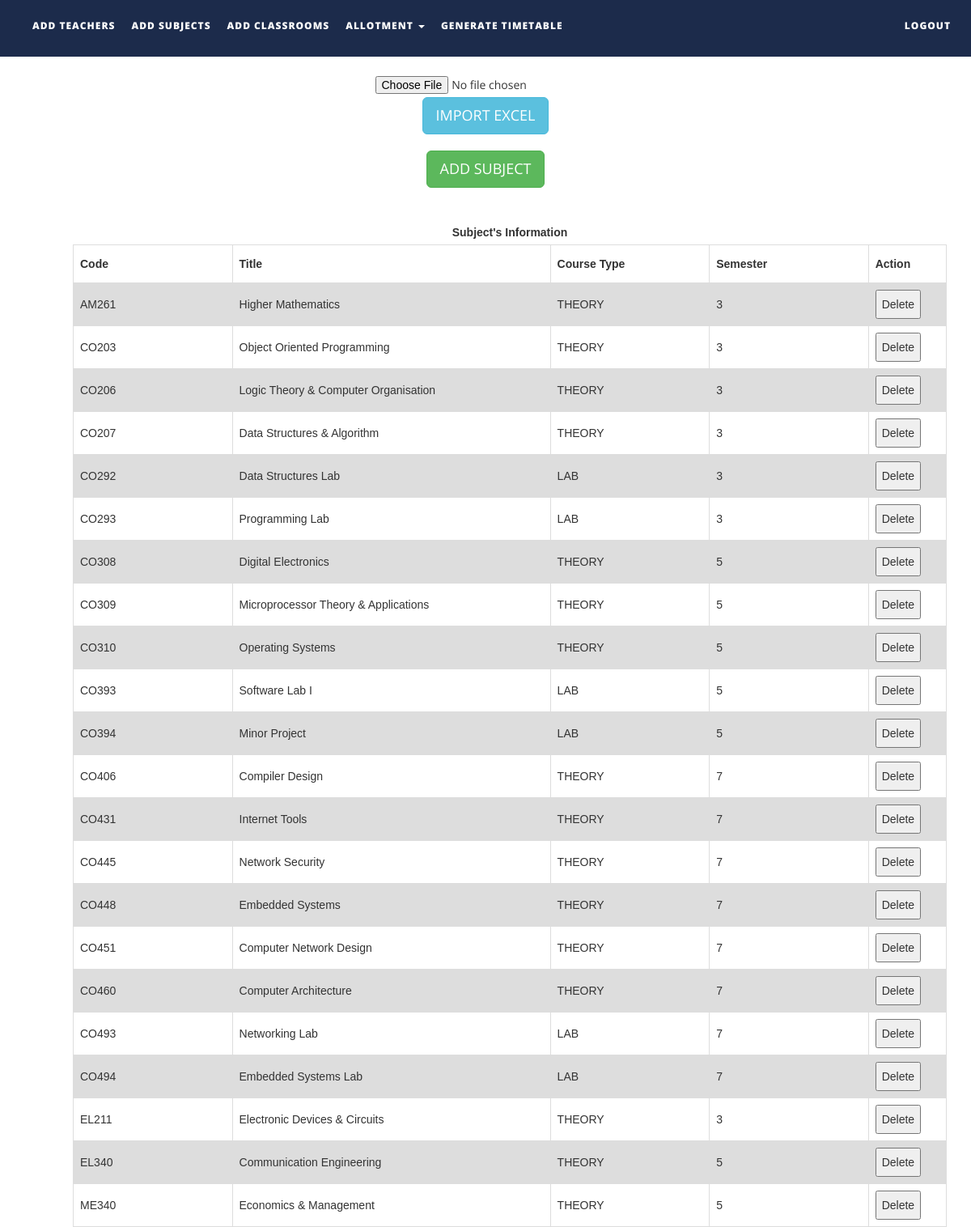
The app's page /addsubjects.php with its own data.
### tables this page shows
CREATE TABLE `subjects` (
  `subject_code` varchar(50) NOT NULL,
  `subject_name` varchar(100) NOT NULL,
  `course_type` varchar(15) NOT NULL,
  `semester` int(1) NOT NULL,
  `department` varchar(50) NOT NULL,
  `isAlloted` int(1) NOT NULL,
  `allotedto` text NOT NULL,
  `allotedto2` text NOT NULL,
  `allotedto3` text NOT NULL
);

### addsubjects.php (the view, shortened to what this page needs)
<!DOCTYPE html>
<html xmlns="http://www.w3.org/1999/xhtml">
<head>
    <link href="assets/css/bootstrap.css" rel="stylesheet"/>
    <link href="assets/css/font-awesome.min.css" rel="stylesheet"/>
    <link href="assets/css/flexslider.css" rel="stylesheet"/>
    <link href="assets/css/style.css" rel="stylesheet"/>
</head>
<body>
<div class="navbar navbar-inverse navbar-fixed-top " id="menu">
    <div class="container">
        <div class="navbar-collapse collapse move-me">
            <ul class="nav navbar-nav navbar-left">
                <li><a href="addteachers.php">ADD TEACHERS</a></li>
                <li><a href="addsubjects.php">ADD SUBJECTS</a></li>
                <li><a href="addclassrooms.php">ADD CLASSROOMS</a></li>
                <li class="dropdown"><a class="dropdown-toggle" data-toggle="dropdown" aria-expanded="false">ALLOTMENT
                        <span class="caret"></span></a>
                </li>
                <li><a href="generatetimetable.php">GENERATE TIMETABLE</a></li>
            </ul>
            <ul class="nav navbar-nav navbar-right">
                <li><a href="index.php">LOGOUT</a></li>
            </ul>
        </div>
    </div>
</div>
<br>
<div align="center" style="margin-top:60px">
    <form name="import" method="post" enctype="multipart/form-data">
        <input type="file" name="file"/>
        <input type="submit" name="subjectexcel" id="subjectexcel" class="btn btn-info btn-lg" value="IMPORT EXCEL"/>
    </form>
</div>
<div align="center" style="margin-top: 20px">
    <button id="subjectmanual" class="btn btn-success btn-lg">ADD SUBJECT</button>
</div>
<div>
    <br>
    <table id=subjectstable style="margin-left: 90px">
        <caption><strong> Subject's Information</strong></caption>
        <tr>
            <th width="150">Code</th>
            <th width=300>Title</th>
            <th width=150>Course Type</th>
            <th width="150">Semester</th>
            <th width="40">Action</th>
        </tr>
        <?php
        $q = mysqli_query(mysqli_connect("localhost", "root", "", "ttms"),
            "SELECT * FROM subjects ORDER BY subject_code ASC ");
        while ($row = mysqli_fetch_assoc($q)) {
            echo "<tr><td>{$row['subject_code']}</td>
                    <td>{$row['subject_name']}</td>
                    <td>{$row['course_type']}</td>
                    <td>{$row['semester']}</td>
                     <td><button>Delete</button></td>
                    </tr>\n";
        }
        ?>
    </table>
</div>
</body>
</html>

### style.css (style rules this page uses)
#menu { background-color: rgba(28, 43, 75, 1); color: #fff; font-size: 12px; font-weight: 900; letter-spacing: 1px; min-height: 70px; }
.navbar-inverse { border-color: transparent; }
.navbar-inverse .navbar-nav > li > a, .navbar-inverse .navbar-nav > li > a:hover { color: #FFF; padding: 22px 10px; }

### addsubjects.php (style rules this page uses)
table { margin-top: 10px; font-family: arial, sans-serif; border-collapse: collapse; margin-left: 50px; width: 90%; }
td, th { border: 1px solid #dddddd; text-align: left; padding: 8px; }
tr:nth-child(even) { background-color: #dddddd; }

### records on screen
subjects: subject_code "AM261", subject_name "Higher Mathematics", course_type "THEORY", semester "3"
subjects: subject_code "CO203", subject_name "Object Oriented Programming", course_type "THEORY", semester "3"
subjects: subject_code "CO206", subject_name "Logic Theory & Computer Organisation", course_type "THEORY", semester "3"
subjects: subject_code "CO207", subject_name "Data Structures & Algorithm", course_type "THEORY", semester "3"
subjects: subject_code "CO292", subject_name "Data Structures Lab", course_type "LAB", semester "3"
subjects: subject_code "CO293", subject_name "Programming Lab", course_type "LAB", semester "3"
subjects: subject_code "CO308", subject_name "Digital Electronics", course_type "THEORY", semester "5"
subjects: subject_code "CO309", subject_name "Microprocessor Theory & Applications", course_type "THEORY", semester "5"
subjects: subject_code "CO310", subject_name "Operating Systems", course_type "THEORY", semester "5"
subjects: subject_code "CO393", subject_name "Software Lab I", course_type "LAB", semester "5"
subjects: subject_code "CO394", subject_name "Minor Project", course_type "LAB", semester "5"
subjects: subject_code "CO406", subject_name "Compiler Design", course_type "THEORY", semester "7"
subjects: subject_code "CO431", subject_name "Internet Tools", course_type "THEORY", semester "7"
subjects: subject_code "CO445", subject_name "Network Security", course_type "THEORY", semester "7"
subjects: subject_code "CO448", subject_name "Embedded Systems", course_type "THEORY", semester "7"
subjects: subject_code "CO451", subject_name "Computer Network Design", course_type "THEORY", semester "7"
subjects: subject_code "CO460", subject_name "Computer Architecture", course_type "THEORY", semester "7"
subjects: subject_code "CO493", subject_name "Networking Lab", course_type "LAB", semester "7"
subjects: subject_code "CO494", subject_name "Embedded Systems Lab", course_type "LAB", semester "7"
subjects: subject_code "EL211", subject_name "Electronic Devices & Circuits", course_type "THEORY", semester "3"
subjects: subject_code "EL340", subject_name "Communication Engineering", course_type "THEORY", semester "5"
subjects: subject_code "ME340", subject_name "Economics & Management", course_type "THEORY", semester "5"
